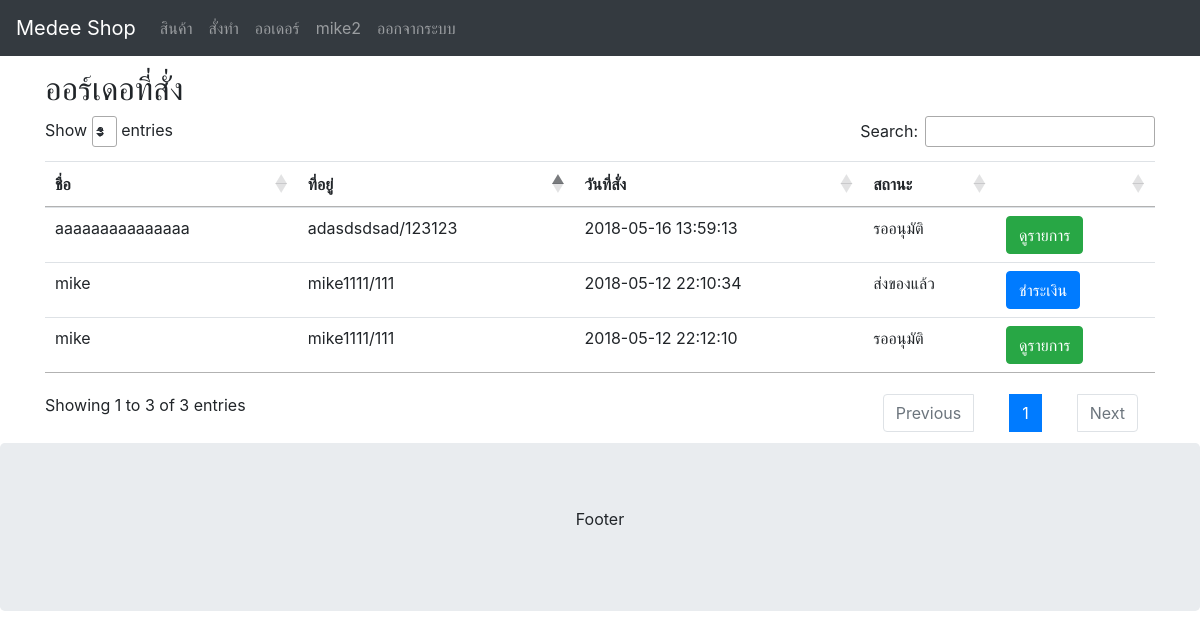
Page /listorders.php (signed in) on the committed database.
### tables this page shows
CREATE TABLE `orders` (
  `order_id` int(11) NOT NULL,
  `order_date` datetime DEFAULT NULL,
  `order_fullname` varchar(20) DEFAULT NULL,
  `order_address` text,
  `order_phone` text,
  `cus_id` int(10) DEFAULT NULL COMMENT 'id คนสั่งสินค้า',
  `status` text COMMENT 'สถานะบิล',
  `order_payment` text COMMENT 'ลิงค์บิล'
);

### backend/CheckSession.php (called while the page is built, shortened)
<?PHP
if (session_status() == PHP_SESSION_NONE) {
    $userID = (isset($_SESSION['UserID'])) ? $_SESSION['UserID'] : '';
} else {
    echo "ไม่ได้ล็อคอิน";
    header("location:http://localhost/medee/login.php");
}
    ?>

### listorders.php (the view, shortened to what this page needs)
<?PHP
  include ('backend/CheckSession.php');
  include ('conn/connect.php');
  ($userID) ? $strSQL = "SELECT * FROM orders WHERE cus_id=$userID " :  1;
    $objQuery = $conn->query($strSQL);
  ?>
<!DOCTYPE html>
<html lang="en">
<head>
    <?PHP include ('header/header.php')?>
    <link rel="stylesheet" href="https://cdn.datatables.net/1.10.16/css/jquery.dataTables.min.css">
    <link rel="stylesheet" href="https://cdnjs.cloudflare.com/ajax/libs/twitter-bootstrap/4.0.0/css/bootstrap.css">
    <link rel="stylesheet" href="https://cdn.datatables.net/1.10.16/css/dataTables.bootstrap4.min.css">
</head>
<body>
    <?PHP include ('menu.php');?>
    <div class="container" style="margin-top:70px">
  <h2>ออร์เดอที่สั่ง</h2>
<table class="table table-hover" id="example" data-page-length="3" data-order="[[ 1, &quot;asc&quot; ]]">
    <thead>
      <tr>
        <th>ชื่อ</th>
        <th>ที่อยู่</th>
        <th>วันที่สั่ง</th>
        <th>สถานะ</th>
        <th></th>
      </tr>
    </thead>
    <?PHP
    if ($objQuery->num_rows > 0) {?>
    <tbody>
    <?PHP  while($row = $objQuery->fetch_assoc()) {?>
      <tr>
        <td><?PHP echo $row['order_fullname'];?></td>
        <td><?PHP echo $row['order_address'];?></td>
        <td><?PHP echo $row['order_date'];?></td>
        <td><?PHP echo $row['status'];?></td>
        <?PHP if($row['status']=="รออนุมัติ"){
          ?>
          <td><a class="btn btn-success" type="submit" href="payment.php?order_id=<?php echo $row['order_id']; ?>" role="button">
                                                <span class="glyphicon glyphicon-trash"></span>ดูรายการ</a></td>
          <?PHP
        } else{?>
        <td><a class="btn btn-primary" type="submit" href="payment.php?order_id=<?php echo $row['order_id']; ?>" role="button">
                                                <span class="glyphicon glyphicon-trash"></span>ชำระเงิน  </a></td>
        <?PHP } ?>
      </tr>
    <?PHP }
     } else {
     ?>
        <div class="alert alert-info">
  <strong>ไม่มีรายการสั่งซื้อ!</strong> รายการว่าง.
</div>
    <?PHP }?>
    </tbody>
  </table>
</div>
    <?PHP  $conn->close();
    include ('footer/footer.php');
    ?>
</body>
</html>

### rows in the picture
orders: order_fullname "mike", order_address "mike1111/111", order_date "2018-05-12 22:10:34", status "ส่งของแล้ว"
orders: order_fullname "mike", order_address "mike1111/111", order_date "2018-05-12 22:12:10", status "รออนุมัติ"
orders: order_fullname "aaaaaaaaaaaaaaa", order_address "adasdsdsad/123123", order_date "2018-05-16 13:59:13", status "รออนุมัติ"

### other values in the picture
$username "mike2"
